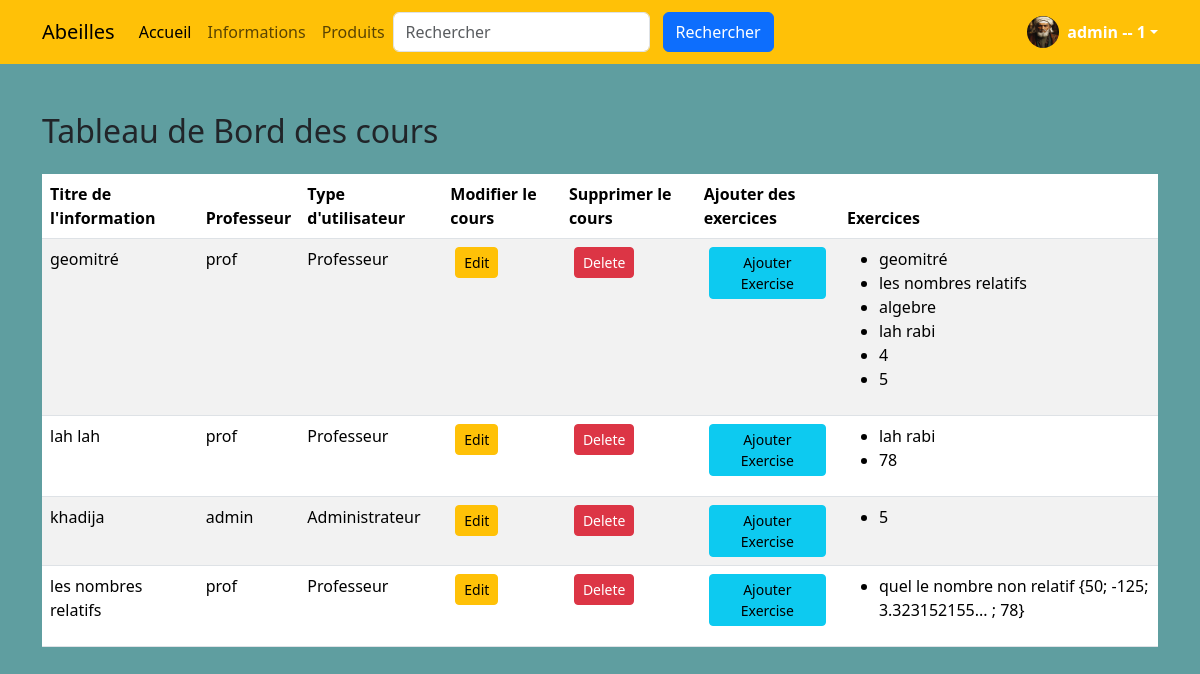
/courses/tableau (signed in), run on the app's committed database.
### accounts/models.py (models this page shows, shortened)
class CustomUser(AbstractUser):
    is_teacher = models.BooleanField(default=False)
    is_student = models.BooleanField(default=True)
    groups = models.ManyToManyField(
        'auth.Group',
        related_name='customuser_groups',
        help_text='The groups this user belongs to.',
        verbose_name='groups',
    )
    user_permissions = models.ManyToManyField(
        'auth.Permission',
        related_name='customuser_permissions',
        blank=True,
        help_text='Specific permissions for this user.',
        verbose_name='user permissions',
    )

class Profile(models.Model):
    LEVEL_CHOICES = [
        ('beginner', 'Débutant'),
        ('intermediate', 'Intermédiaire'),
        ('advanced', 'Avancé'),
    ]
    user = models.OneToOneField(settings.AUTH_USER_MODEL, on_delete=models.CASCADE)
    photo = models.ImageField(upload_to='profile_photos/', null=True, blank=True)
    level = models.CharField(max_length=20, choices=LEVEL_CHOICES, default='beginner')
    USER_TYPE_CHOICES = (
        (1, 'admin'),
        (2, 'prof'),
        (3, 'student'),
    )
    user_type = models.PositiveSmallIntegerField(choices=USER_TYPE_CHOICES, default=2)
    bio = models.TextField()
    ville = models.CharField(max_length=255, blank=True, null=True)

### courses/models.py (models this page shows, shortened)
class Course(models.Model):
    title = models.CharField(max_length=200)
    description = models.TextField()
    date = models.DateField()
    teacher = models.ForeignKey(settings.AUTH_USER_MODEL, on_delete=models.CASCADE, related_name='courses')
    duration = models.IntegerField()
    price = models.DecimalField(max_digits=10, decimal_places=2)
    image = models.ImageField(upload_to='courses/images/')
    video = models.FileField(upload_to='courses/videos/')
    active = models.BooleanField(default=True)

class Exercise(models.Model):
    course = models.ForeignKey(Course, on_delete=models.CASCADE, related_name='exercises')
    title = models.CharField(max_length=200)
    option1 = models.CharField(max_length=200)
    option2 = models.CharField(max_length=200)
    option3 = models.CharField(max_length=200)
    option4 = models.CharField(max_length=200)
    correct_answer = models.CharField(max_length=200)

### courses/views.py (the view)
# urls.py: path('tableau', views.tableau_de_bord, name='tableau_de_bord'),
@login_required
def tableau_de_bord(request):
    if hasattr(request.user, 'profile') and request.user.profile.user_type in [1, 2]:
        courses = Course.objects.prefetch_related('exercises').all()
        return render(request, 'courses/tableau_de_bord.html', {'courses': courses})
    return redirect('home')

### templates/courses/tableau_de_bord.html
{% extends 'base.html' %}
{% block content %}
  <div class="container mt-5">
    <h2 class="mb-4">Tableau de Bord des cours</h2>
    <table class="table table-striped">
      <thead>
        <tr>
          <th>Titre de l'information</th>
          <th>Professeur</th>
          <th>Type d'utilisateur</th>
          <th>Modifier le cours</th>
          <th>Supprimer le cours</th>
          <th>Ajouter des exercices</th>
          <th>Exercices</th>
        </tr>
      </thead>
      <tbody>
        {% for course in courses %}
          <tr>
            <td>{{ course.title }}</td>
            <td>{{ course.teacher }}</td>
            <td>
              {% if course.teacher.profile.user_type == 1 %}
                Administrateur
              {% elif course.teacher.profile.user_type == 2 %}
                Professeur
              {% else %}
                Étudiant
              {% endif %}
            </td>
            <td>
              <a href="{% url 'edit_course' course.id %}" class="btn btn-warning btn-sm">Edit</a>
            </td>
            <td>
              <a href="{% url 'delete_course' course.id %}" class="btn btn-danger btn-sm">Delete</a>
            </td>
            <td>
              <a href="{% url 'add_exercise' course.id %}" class="btn btn-info btn-sm">Ajouter Exercise</a>
            </td>
            <td>
              {% if course.exercises.exists %}
              <ul>
                {% for exercise in course.exercises.all %}
                  <li>{{ exercise.title }}</li>
                {% empty %}
                  <li>Aucun exercice disponible</li>
                {% endfor %}
              </ul>
              {% else %}
              <p>makan walo</p>
              {% endif %}
            </td>
          </tr>
        {% endfor %}
      </tbody>
    </table>
  </div>
{% endblock %}

### templates/parts/navbar.html (shortened to what this page needs)
<nav class="navbar navbar-expand-lg bg-warning">
    <div class="container">
      <a class="navbar-brand" href="{% url 'home' %}">Abeilles</a>
      <div class="collapse navbar-collapse" id="navbarsExample07">
        <ul class="navbar-nav me-auto mb-2 mb-lg-0">
          <li class="nav-item">
            <a class="nav-link active" aria-current="page" href="{% url 'home' %}">Accueil</a>
          </li>
          <li class="nav-item">
            <a class="nav-link" href="{% url 'course_list' %}">Informations</a>
          </li>
          <li class="nav-item">
            <a class="nav-link" href="{% url 'product_list' %}">Produits</a>
          </li>
        <form method="get" action="{% url 'search' %}" class="d-flex ms-auto">
          <input class="form-control me-2" type="search" name="q" placeholder="Rechercher" aria-label="Rechercher">
          <button type="submit" class="btn btn-primary">Rechercher</button>
        </form>
      </div>
      <br>
      <br>
      <div class="dropdown">
        <a class="d-flex align-items-center text-white text-decoration-none dropdown-toggle" data-bs-toggle="dropdown" aria-expanded="false">
          {% if user.is_authenticated %}
            <img src="{{ user.profile.photo.url }}" alt="" width="32" height="32" class="rounded-circle me-2">
            <strong>{{ user.username }} -- {{ user.profile.user_type }}</strong>
          {% endif %}
        </a>
      </div>
    </div>
  </nav>

### templates/base.html (style rules this page uses)
.btn { margin: 0 5px; }
body { display: flex; flex-direction: column; min-height: 100vh; background-color: cadetblue; }

### data on the page
CustomUser: profile.photo (picture), username "admin", profile.user_type "1"
Course: title "geomitré", teacher "prof", shows "Professeur"
Exercise: title "geomitré"
Exercise: title "les nombres relatifs"
Exercise: title "algebre"
Exercise: title "lah rabi"
Exercise: title "4"
Exercise: title "5"
Course: title "lah lah", teacher "prof", shows "Professeur"
Exercise: title "lah rabi"
Exercise: title "78"
Course: title "khadija", teacher "admin", shows "Administrateur"
Exercise: title "5"
Course: title "les nombres relatifs", teacher "prof", shows "Professeur"
Exercise: title "quel le nombre non relatif {50; -125; 3.323152155... ; 78}"
